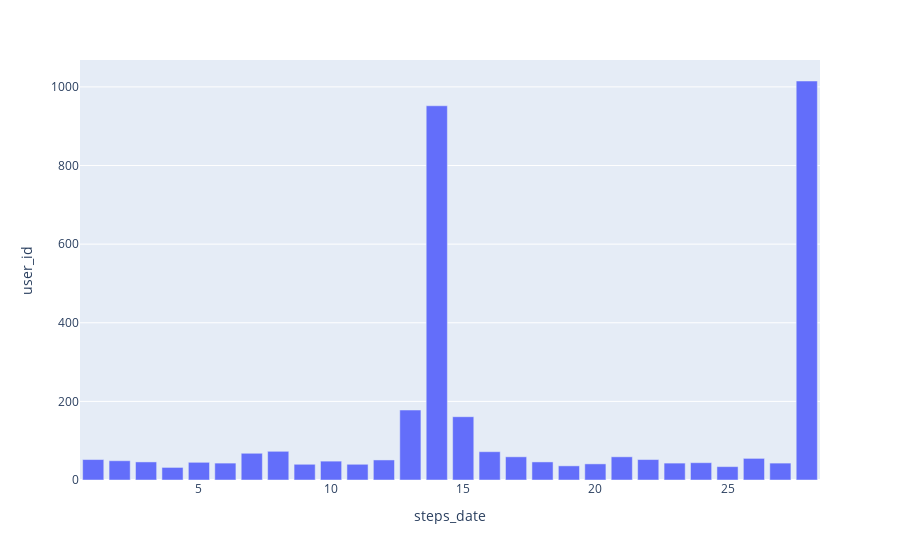

Notebook cell for this chart:
### Markdown cell above
У 50% пользователей имеется данные за полные 4 недели. Но при беглом осмотре данных я заметила, что для некоторых пользователей имеются дни с 0 количеством шагов - исключим их.

### Code cell
plot_users_by_dates_distribution(df[df.steps > 0])

### Figure 1 — Plotly figure (JSON) as saved in the notebook; plotly's stock layout.template omitted (floating-point values rounded to 4 significant figures)
{"data": [{"alignmentgroup": "True", "hovertemplate": "steps_date=%{x}<br>user_id=%{y}<extra></extra>", "legendgroup": "", "marker": {"color": "#636efa", "pattern": {"shape": ""}}, "name": "", "offsetgroup": "", "orientation": "v", "showlegend": false, "textposition": "auto", "type": "bar", "x": [1, 2, 3, 4, 5, 6, 7, 8, 9, 10, 11, 12, 13, 14, 15, 16, 17, 18, 19, 20, 21, 22, 23, 24, 25, 26, 27, 28], "xaxis": "x", "y": [52, 49, 46, 32, 45, 43, 68, 73, 40, 48, 40, 51, 178, 952, 161, 72, 59, 46, 36, 41, 59, 52, 43, 44, 34, 55, 43, 1015], "yaxis": "y"}], "layout": {"barmode": "relative", "legend": {"tracegroupgap": 0}, "margin": {"t": 60}, "xaxis": {"anchor": "y", "domain": [0, 1], "title": {"text": "steps_date"}}, "yaxis": {"anchor": "x", "domain": [0, 1], "title": {"text": "user_id"}}}}
